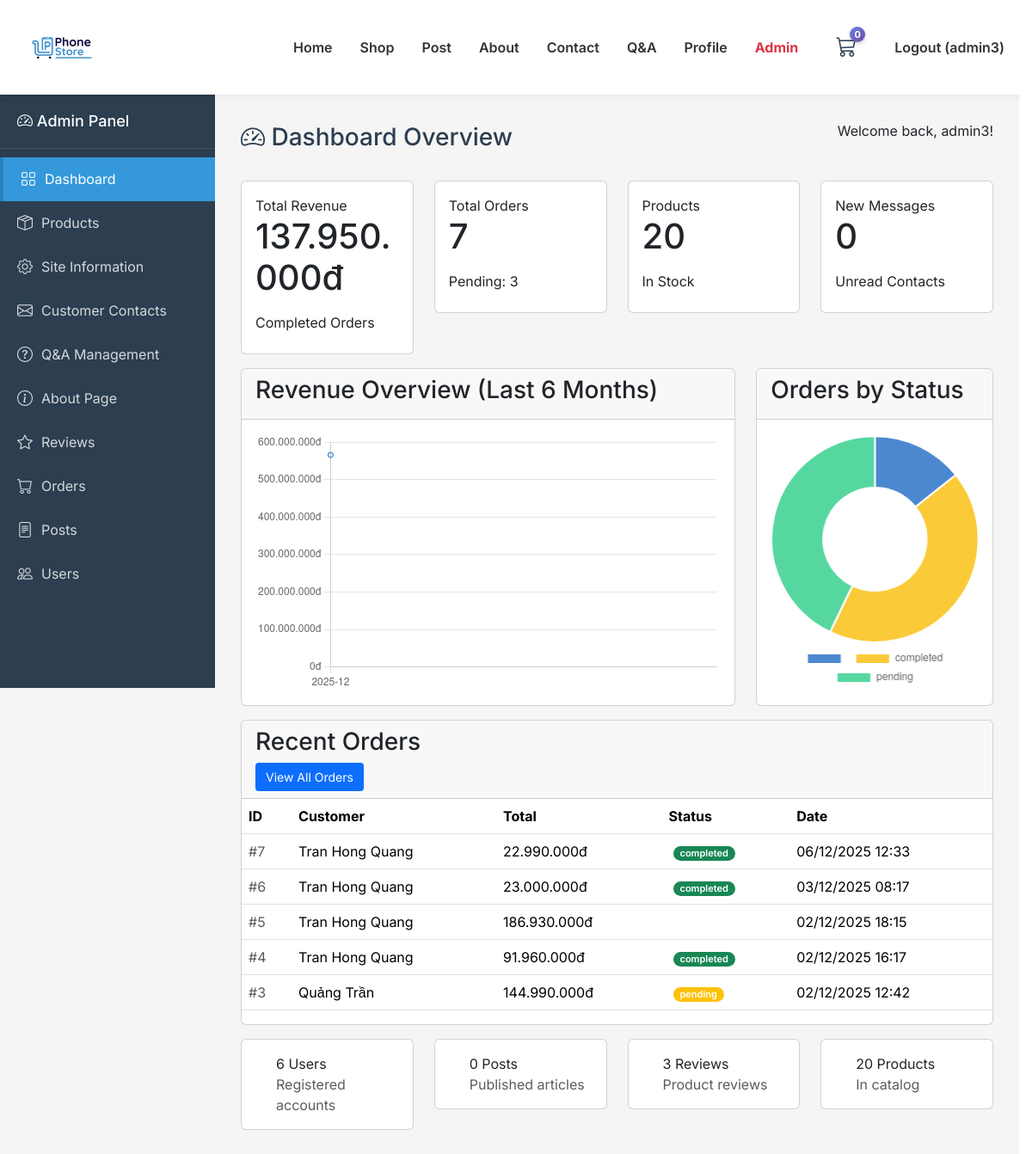
Screenshot of /index.php?page=admin_dashboard (signed in) with the database file from the repository.
### tables this page shows
CREATE TABLE `orders` (
  `id` int(11) NOT NULL,
  `customer_name` varchar(255) NOT NULL,
  `customer_email` varchar(255) NOT NULL,
  `customer_phone` varchar(20) NOT NULL,
  `shipping_address` text NOT NULL,
  `shipping_city` varchar(100) NOT NULL,
  `shipping_district` varchar(100) DEFAULT NULL,
  `shipping_ward` varchar(100) DEFAULT NULL,
  `payment_method` varchar(50) NOT NULL,
  `subtotal` decimal(15,2) NOT NULL,
  `shipping_fee` decimal(15,2) DEFAULT 0.00,
  `tax` decimal(15,2) DEFAULT 0.00,
  `total` decimal(15,2) NOT NULL,
  `status` varchar(50) DEFAULT 'pending',
  `notes` text DEFAULT NULL,
  `created_at` timestamp NOT NULL DEFAULT current_timestamp(),
  `updated_at` timestamp NOT NULL DEFAULT current_timestamp() ON UPDATE current_timestamp()
);

### views/admin/admin_dashboard.php (the view, shortened to what this page needs)
<!DOCTYPE html>
<html lang="en">
<head>
  <link href="https://cdn.jsdelivr.net/npm/@tabler/core@1.0.0-beta17/dist/css/tabler.min.css" rel="stylesheet">
  <link href="https://cdn.jsdelivr.net/npm/@tabler/icons-webfont@latest/tabler-icons.min.css" rel="stylesheet">
  <link rel="stylesheet" href="assets/css/style.css" />
</head>
<body>
<?php
include 'views/layouts/header.php';
$database = new Database();
$pdo = $database->connect();
$stats = [];
$stmt = $pdo->query("SELECT COUNT(*) as total FROM products");
$stats['products'] = $stmt->fetch()['total'];
$stmt = $pdo->query("SELECT COUNT(*) as total FROM orders");
$stats['orders'] = $stmt->fetch()['total'];
$stmt = $pdo->query("SELECT SUM(total) as revenue FROM orders WHERE status = 'completed'");
$stats['revenue'] = $stmt->fetch()['revenue'] ?? 0;
$stmt = $pdo->query("SELECT COUNT(*) as total FROM orders WHERE status = 'pending'");
$stats['pending_orders'] = $stmt->fetch()['total'];
$stmt = $pdo->query("SELECT COUNT(*) as total FROM contacts WHERE status = 'unread'");
$stats['unread_contacts'] = $stmt->fetch()['total'];
$stmt = $pdo->query("SELECT COUNT(*) as total FROM users");
$stats['users'] = $stmt->fetch()['total'];
$stmt = $pdo->query("SELECT COUNT(*) as total FROM posts WHERE status = 'published'");
$stats['posts'] = $stmt->fetch()['total'];
$stmt = $pdo->query("SELECT COUNT(*) as total FROM product_reviews");
$stats['reviews'] = $stmt->fetch()['total'];
$stmt = $pdo->query("SELECT * FROM orders ORDER BY created_at DESC LIMIT 5");
$recent_orders = $stmt->fetchAll();
$stmt = $pdo->query("SELECT status, COUNT(*) as count FROM orders GROUP BY status");
$orders_by_status = $stmt->fetchAll(PDO::FETCH_KEY_PAIR);
$stmt = $pdo->query("
    SELECT DATE_FORMAT(created_at, '%Y-%m') as month, SUM(total) as revenue
    FROM orders
    WHERE created_at >= DATE_SUB(NOW(), INTERVAL 6 MONTH)
    GROUP BY month
    ORDER BY month ASC
");
$revenue_by_month = $stmt->fetchAll();
?>
<div class="admin-layout">
    <?php include 'views/layouts/admin_sidebar.php'; ?>
    <main class="admin-content">
        <div class="content-header">
            <h2><i class="bi bi-speedometer2"></i> Dashboard Overview</h2>
            <p>Welcome back, <?= htmlspecialchars($_SESSION['username'] ?? 'Admin') ?>!</p>
        </div>
        <div class="row row-cards mb-3">
            <div class="col-sm-6 col-lg-3">
                <div class="card">
                    <div class="card-body">
                        <div class="d-flex align-items-center">
                            <div class="subheader">Total Revenue</div>
                            <div class="ms-auto lh-1">
                                <div class="badge bg-success-lt">+12%</div>
                            </div>
                        </div>
                        <div class="h1 mb-3"><?= number_format($stats['revenue'], 0, ',', '.') ?>đ</div>
                        <div class="d-flex mb-2">
                            <div>Completed Orders</div>
                        </div>
                    </div>
                </div>
            </div>
            <div class="col-sm-6 col-lg-3">
                <div class="card">
                    <div class="card-body">
                        <div class="d-flex align-items-center">
                            <div class="subheader">Total Orders</div>
                        </div>
                        <div class="h1 mb-3"><?= $stats['orders'] ?></div>
                        <div class="d-flex mb-2">
                            <div>Pending: <?= $stats['pending_orders'] ?></div>
                        </div>
                    </div>
                </div>
            </div>
            <div class="col-sm-6 col-lg-3">
                <div class="card">
                    <div class="card-body">
                        <div class="d-flex align-items-center">
                            <div class="subheader">Products</div>
                        </div>
                        <div class="h1 mb-3"><?= $stats['products'] ?></div>
                        <div class="d-flex mb-2">
                            <div>In Stock</div>
                        </div>
                    </div>
                </div>
            </div>
            <div class="col-sm-6 col-lg-3">
                <div class="card">
                    <div class="card-body">
                        <div class="d-flex align-items-center">
                            <div class="subheader">New Messages</div>
                        </div>
                        <div class="h1 mb-3"><?= $stats['unread_contacts'] ?></div>
                        <div class="d-flex mb-2">
                            <div>Unread Contacts</div>
                        </div>
                    </div>
                </div>
            </div>
        </div>
        <div class="row row-cards mb-3">
            <div class="col-lg-8">
                <div class="card">
                    <div class="card-header">
                        <h3 class="card-title">Revenue Overview (Last 6 Months)</h3>
                    </div>
                    <div class="card-body">
                        <canvas id="revenueChart" style="height: 300px;"></canvas>
                    </div>
                </div>
            </div>
            <div class="col-lg-4">
                <div class="card">
                    <div class="card-header">
                        <h3 class="card-title">Orders by Status</h3>
                    </div>
                    <div class="card-body">
                        <canvas id="statusChart" style="height: 300px;"></canvas>
                    </div>
                </div>
            </div>
        </div>
        <div class="row row-cards">
            <div class="col-12">
                <div class="card">
                    <div class="card-header">
                        <h3 class="card-title">Recent Orders</h3>
                        <div class="card-actions">
                            <a href="?page=manage_orders" class="btn btn-primary btn-sm">
                                View All Orders
                            </a>
                        </div>
                    </div>
                    <div class="table-responsive">
                        <table class="table table-vcenter card-table">
                            <thead>
                                <tr>
                                    <th>ID</th>
                                    <th>Customer</th>
                                    <th>Total</th>
                                    <th>Status</th>
                                    <th>Date</th>
                                </tr>
                            </thead>
                            <tbody>
                                <?php foreach ($recent_orders as $order): ?>
                                <tr>
                                    <td class="text-muted">#<?= $order['id'] ?></td>
                                    <td><?= htmlspecialchars($order['customer_name']) ?></td>
                                    <td><?= number_format($order['total'], 0, ',', '.') ?>đ</td>
                                    <td>
                                        <?php
                                        $statusClass = $order['status'] == 'completed' ? 'bg-success' :
                                                      ($order['status'] == 'pending' ? 'bg-warning' : 'bg-secondary');
                                        ?>
                                        <span class="badge <?= $statusClass ?>"><?= $order['status'] ?></span>
                                    </td>
                                    <td><?= date('d/m/Y H:i', strtotime($order['created_at'])) ?></td>
                                </tr>
                                <?php endforeach; ?>
                            </tbody>
                        </table>
                    </div>
                </div>
            </div>
        </div>
        <div class="row row-cards mt-3">
            <div class="col-sm-6 col-lg-3">
                <div class="card card-sm">
                    <div class="card-body">
                        <div class="row align-items-center">
                            <div class="col">
                                <div class="font-weight-medium"><?= $stats['users'] ?> Users</div>
                                <div class="text-muted">Registered accounts</div>
                            </div>
                        </div>
                    </div>
                </div>
            </div>
            <div class="col-sm-6 col-lg-3">
                <div class="card card-sm">
                    <div class="card-body">
                        <div class="row align-items-center">
                            <div class="col">
                                <div class="font-weight-medium"><?= $stats['posts'] ?> Posts</div>
                                <div class="text-muted">Published articles</div>
                            </div>
                        </div>
                    </div>
                </div>
            </div>
            <div class="col-sm-6 col-lg-3">
                <div class="card card-sm">
                    <div class="card-body">
                        <div class="row align-items-center">
                            <div class="col">
                                <div class="font-weight-medium"><?= $stats['reviews'] ?> Reviews</div>
                                <div class="text-muted">Product reviews</div>
                            </div>
                        </div>
                    </div>
                </div>
            </div>
            <div class="col-sm-6 col-lg-3">
                <div class="card card-sm">
                    <div class="card-body">
                        <div class="row align-items-center">
                            <div class="col">
                                <div class="font-weight-medium"><?= $stats['products'] ?> Products</div>
                                <div class="text-muted">In catalog</div>
                            </div>
                        </div>
                    </div>
                </div>
            </div>
        </div>
    </main>
</div>
<script>
// Revenue Chart
const revenueCtx = document.getElementById('revenueChart').getContext('2d');
new Chart(revenueCtx, {
    type: 'line',
    data: {
        labels: <?= json_encode(array_column($revenue_by_month, 'month')) ?>,
        datasets: [{
            label: 'Revenue (đ)',
            data: <?= json_encode(array_column($revenue_by_month, 'revenue')) ?>,
            borderColor: 'rgb(32, 107, 196)',
            backgroundColor: 'rgba(32, 107, 196, 0.1)',
            tension: 0.4,
            fill: true
        }]
    },
    options: {
        responsive: true,
        maintainAspectRatio: false,
        plugins: {
            legend: {
                display: false
            }
        },
        scales: {
            y: {
                beginAtZero: true,
                ticks: {
                    callback: function(value) {
                        return value.toLocaleString('vi-VN') + 'đ';
                    }
                }
            }
        }
    }
});
// Status Chart
const statusCtx = document.getElementById('statusChart').getContext('2d');
new Chart(statusCtx, {
    type: 'doughnut',
    data: {
        labels: <?= json_encode(array_keys($orders_by_status)) ?>,
        datasets: [{
            data: <?= json_encode(array_values($orders_by_status)) ?>,
            backgroundColor: [
                'rgba(32, 107, 196, 0.8)',
                'rgba(251, 189, 8, 0.8)',
                'rgba(45, 206, 137, 0.8)',
                'rgba(214, 57, 57, 0.8)'
            ]
        }]
    },
    options: {
        responsive: true,
        maintainAspectRatio: false,
        plugins: {
            legend: {
                position: 'bottom'
            }
        }
    }
});
</script>
</body>
</html>

### assets/css/style.css (style rules this page uses)
body { font-family: 'Inter', sans-serif; margin: 0; padding: 0; padding-top: 100px; }
html { scrollbar-gutter: stable; }
.table th, .table td { vertical-align: middle; }
body { padding-top: 120px; }
:root { --font-body: "Inter", sans-serif; --font-heading: "Poppins", sans-serif; --accent-color: rgba(184, 142, 47, 0.22); }
body { font-family: var(--font-body); background-color: #fff; margin: 0; padding: 0; }
body { padding-top: 110px; }
body { overflow-x: hidden !important; overflow-y: auto !important; }
html { scroll-behavior: smooth; }
.col-lg-4 { z-index: 500 !important; }
.col-lg-8 { z-index: 1 !important; }

### assets/css/admin.css (style rules this page uses)
.admin-layout { display: flex; min-height: calc(100vh - 80px); background: #f5f5f5; }
.admin-content { flex: 1; padding: 30px; overflow-x: hidden; }
.content-header { display: flex; justify-content: space-between; align-items: center; margin-bottom: 30px; }
.content-header h2 { margin: 0; font-size: 28px; color: #2c3e50; }
.badge { padding: 3px 8px; border-radius: 12px; font-size: 11px; font-weight: 600; margin-left: 5px; }
.btn-sm { padding: 6px 12px; border: none; border-radius: 4px; cursor: pointer; transition: all 0.3s; }

### rows the page displays
orders: id "7", customer_name "Tran Hong Quang", total "22.990.000", status "completed", created_at "06/12/2025 12:33"
orders: id "6", customer_name "Tran Hong Quang", total "23.000.000", status "completed", created_at "03/12/2025 08:17"
orders: id "5", customer_name "Tran Hong Quang", total "186.930.000", created_at "02/12/2025 18:15"
orders: id "4", customer_name "Tran Hong Quang", total "91.960.000", status "completed", created_at "02/12/2025 16:17"
orders: id "3", customer_name "Quảng Trần", total "144.990.000", status "pending", created_at "02/12/2025 12:42"

### other values shown
$cartCount "0"
$username "admin3"
$_SESSION['username'] "admin3"
$stats['revenue'] "137.950.000"
$stats['orders'] "7"
$stats['pending_orders'] "3"
$stats['products'] "20"
$stats['unread_contacts'] "0"
$stats['users'] "6"
$stats['posts'] "0"
$stats['reviews'] "3"
chart data {{ json_encode(array_column($revenue_by_month, 'month')) }} ["2025-12"]
chart data {{ json_encode(array_column($revenue_by_month, 'revenue')) }} ["565850000.00"]
chart data {{ json_encode(array_keys($orders_by_status)) }} ["","completed","pending"]
chart data {{ json_encode(array_values($orders_by_status)) }} [1,3,3]
